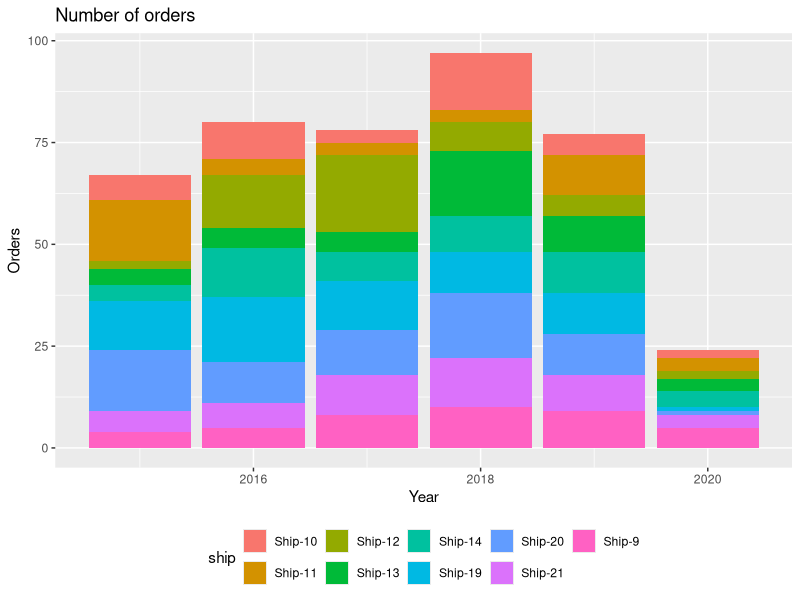
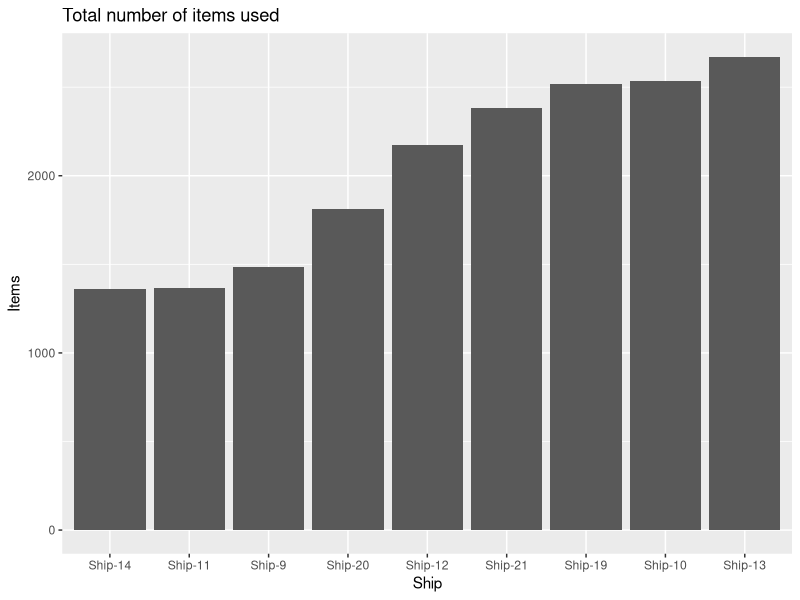
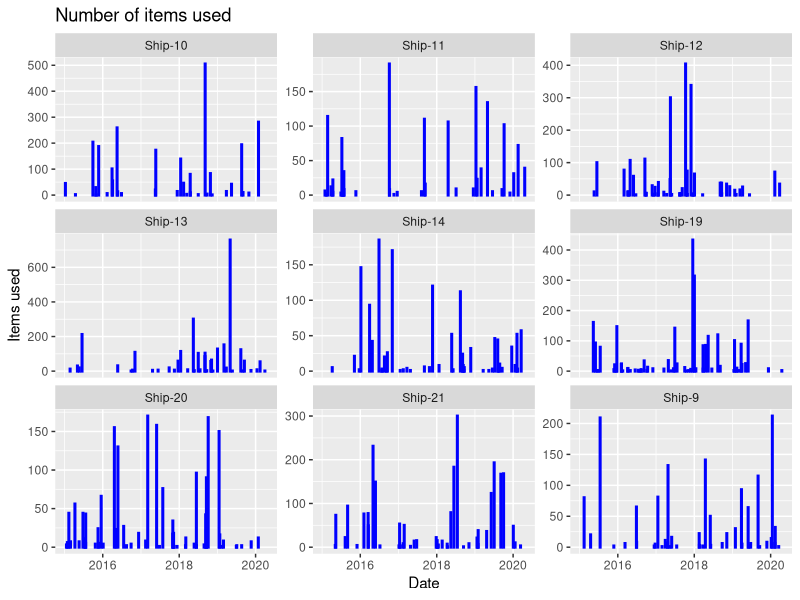
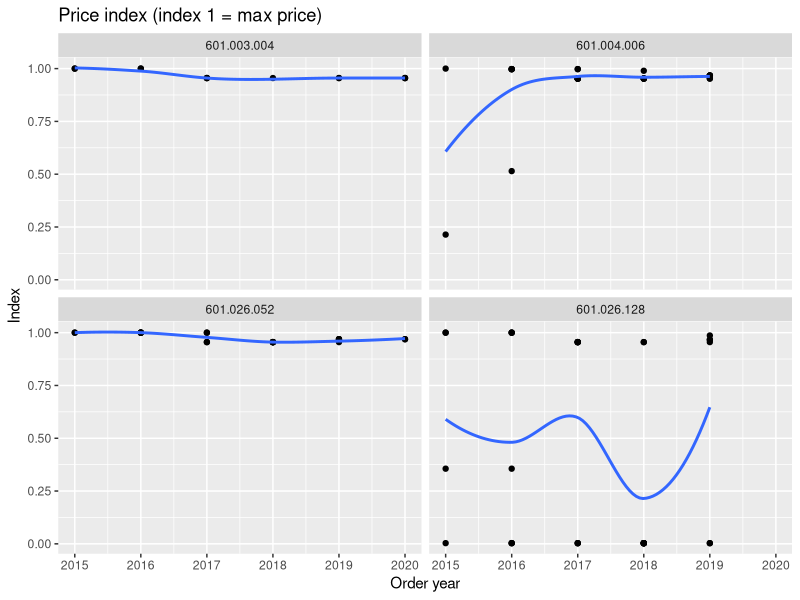
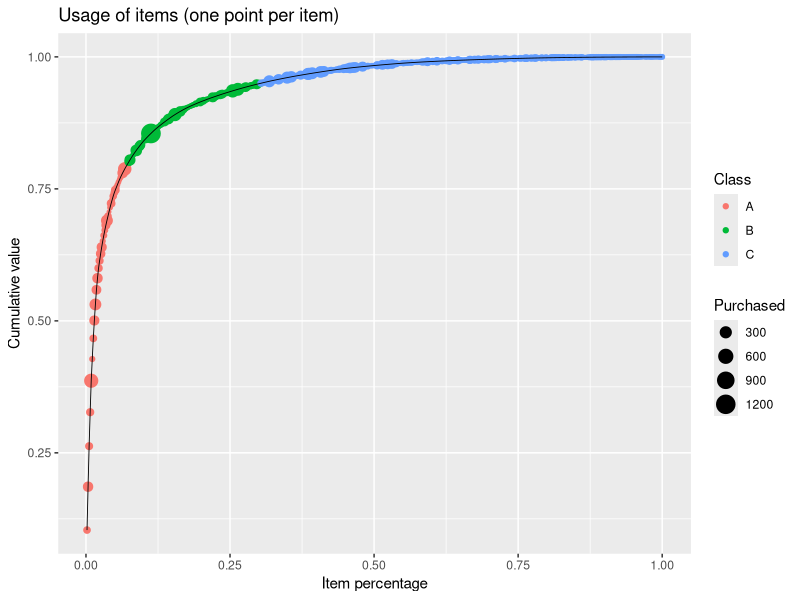

Recreate these plots in R, in order.
## ---- chunk 1
knitr::opts_chunk$set(
  echo = TRUE, 
  out.width = "100%",
  message=FALSE)
options(width = 90, scipen = 10, digits = 2)

library(tidyverse)
a_ctr <- 1  # assignment counter
ctrA <- function() {
  a_ctr <<- a_ctr + 1
  q_ctr <<- 1
  return(str_c("Assignment ", a_ctr - 1))
}

q_ctr <- 1  # question counter
ctrQ <- function(reset = FALSE) {
  if (reset) q_ctr <<- 1
  q_ctr <<- q_ctr + 1
  return(str_c("Question ", q_ctr - 1, ""))
}

library(conflicted)
conflict_prefer("filter", "dplyr", quiet = TRUE)
conflict_prefer("select", "dplyr", quiet = TRUE)
conflict_prefer("lag", "dplyr", quiet = TRUE)
## ---- chunk 2
library(tidyverse)
dat <- read_csv("orders.csv") 
## ---- chunk 3
# load packages
library(tidyverse)
library(skimr)
skim(dat)
## ---- chunk 4
dat %>% 
   count(order_id, supplier) %>% 
   count(order_id) %>% 
   filter(n > 1)

dat %>% 
   count(order_id, delivery_place) %>% 
   count(order_id) %>% 
   filter(n > 1)
## ---- chunk 5
res <- dat %>% 
   group_by(order_id) %>% 
   summarise(
      items = n(), 
      quantity = sum(quantity, na.rm = T),
      price = sum(price * quantity, na.rm = T), 
      delivery_cost = sum(delivery_cost, na.rm = T),
      year = first(order_year)) %>% 
   arrange(desc(delivery_cost)) %>% 
   print()
## ---- chunk 6
res1 <- dat %>% 
   group_by(order_id) %>% 
   summarise(supplier = first(supplier), delivery_place = first(delivery_place)) 
res2 <- res1 %>% 
   count(supplier, sort = T) %>% 
   print()
res3 <- res1 %>% 
   count(delivery_place, sort = T) %>% 
   print()
## ---- chunk 7
res1 <- dat %>% 
   mutate(val = price * quantity) %>% 
   group_by(item_id) %>% 
   summarise(val = sum(val), item_desc = first(item_desc)) %>% 
   arrange(desc(val)) %>% 
   print()
## ---- chunk 8
res1 <- res1 %>% 
   ungroup() %>%
   mutate(pct = val/sum(val), cum_pct = cumsum(pct)) %>%
   print() 
## ---- chunk 9
item <- res1$item_id[1]
res2 <- dat %>% 
   filter(item_id == item) %>% 
   group_by(ship) %>% 
   summarise(n = sum(quantity)) %>% 
   arrange(desc(n)) %>% 
   print() 
## ---- chunk 10
library(tidyverse)
dat <- read_csv("orders.csv")
## ---- chunk 11
dat %>% 
   group_by(order_year, order_id) %>% 
   summarise(ship = first(ship)) %>% 
   ggplot(aes(x = order_year, fill = ship)) +
   geom_bar() +
   labs(title = "Number of orders",
    x = "Year",
    y = "Orders",
    col = "Ship") +
   theme(legend.position = "bottom")
# or
# dat %>%
#    count(order_year, order_id, ship) %>%
#    ggplot(aes(x = order_year, fill = ship)) +
#    geom_bar()
## ---- chunk 12
res <- dat %>% 
   group_by(ship) %>% 
   summarize(n = sum(quantity)) %>% 
   arrange(desc(n)) 
res %>% 
   ggplot(aes(x = reorder(ship, n), y = n)) +
   geom_col() +
   labs(title = "Total number of items used",
    x = "Ship",
    y = "Items") +
   theme(legend.position = "bottom")
## ---- chunk 13
res <- dat %>% 
   group_by(ship, order_date) %>% 
   summarize(n = sum(quantity)) 
res %>% 
   ggplot(aes(x = order_date, y = n)) +
   geom_col(linewidth = 1, color = "blue") +
   facet_wrap(~ ship, scales = "free_y") +
   labs(title = "Number of items used",
    x = "Date",
    y = "Items used") 
## ---- chunk 14
items <- c("601.003.004" ,"601.004.006", "601.026.128", "601.026.052")
## ---- chunk 15
res <- dat %>% 
   filter(item_id %in% items) %>% 
   group_by(item_id) %>% 
   mutate(idx = price/max(price))
res %>% 
   ggplot(aes(y = idx, x = order_year)) + 
   geom_point() +
   geom_smooth(se = F) +
   facet_wrap(~ item_id) +
   labs(title = "Price index (index 1 = max price)",
    x = "Order year",
    y = "Index") 
dat %>% 
   filter(item_id %in% "601.026.128")  
## ---- chunk 16
res1 <- dat %>% 
   mutate(val = price * quantity) %>% 
   group_by(item_id) %>% 
   summarise(total_val = sum(val), item_desc = first(item_desc), quantity = sum(quantity)) %>% 
   arrange(desc(total_val)) %>% 
   mutate(pct_val = total_val/sum(total_val), 
          pct_item = row_number()/n(),
          cum_pct_val = cumsum(pct_val), 
          class = case_when(
            cum_pct_val <= 0.8 ~ "A",
            cum_pct_val <= 0.95  ~ "B",
            TRUE ~ "C"
         )) %>% 
   # tail() %>% 
   print() 

res1 %>% 
   ggplot(aes(x = pct_item, y = cum_pct_val, col = class, size = quantity)) +
   geom_point() +
   geom_line(col = "black", size = 0.3) +
   labs(title = "Usage of items (one point per item)",
    x = "Item percentage",
    y = "Cumulative value",
    col = "Class",
    size = "Purchased") 
